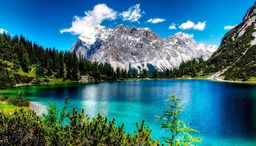
#> input picture images/image.jpg, 256 x 146 px, found by its file name
$ jupyter execute --allow-errors 5_3_frequency_domain_Equipo17.ipynb
#> lines starting #> are read from the running program, lines starting #| are printed output that depends on the picture
<a href="https://colab.research.google.com/github/jorgetapia-ml/Actividades-Visualizacion-eq17/blob/develop/5_3_frequency_domain_Equipo17.ipynb" target="_parent"></a>

# 5. Frequency Domain

## Table of Contents
1. [Libraries](#libraries)
2. [Fast Fourier Transform (FFT)](#fft)
3. [Low Pass Filter](#low)
4. [High Pass Filter](#high)

## Importing Libraries <a class="anchor" id="libraries" ></a>

[cell 1]
import cv2
import numpy as np
import matplotlib.pyplot as plt
from math import sqrt,exp

## Fast Fourier Transform (FFT) <a class="anchor" id="fft" ></a>

[cell 2]
plt.figure(figsize=(6.4*5, 4.8*5), constrained_layout=False)

img = cv2.imread("data/image.jpg", 0)
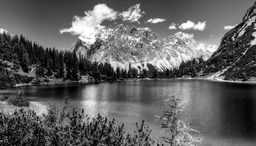
#> img: shape (146, 256); min 0, max 255, mean 96.9
plt.subplot(151), plt.imshow(img, "gray"), plt.title("Original Image")

original = np.fft.fft2(img)
plt.subplot(152), plt.imshow(np.log(1+np.abs(original)), "gray"), plt.title("Spectrum")

center = np.fft.fftshift(original)
plt.subplot(153), plt.imshow(np.log(1+np.abs(center)), "gray"), plt.title("Centered Spectrum")

inv_center = np.fft.ifftshift(center)
plt.subplot(154), plt.imshow(np.log(1+np.abs(inv_center)), "gray"), plt.title("Decentralized")

processed_img = np.fft.ifft2(inv_center)
plt.subplot(155), plt.imshow(np.abs(processed_img), "gray"), plt.title("Processed Image")

plt.show()

[cell 3]
plt.figure(figsize=(6.4*5, 4.8*5), constrained_layout=False)

img = cv2.imread("data/image.jpg", 0)

original = np.fft.fft2(img)
plt.subplot(131), plt.imshow(np.log(np.abs(original)), "gray"), plt.title("Spectrum")

plt.subplot(132), plt.imshow(np.angle(original), "gray"), plt.title("Phase Angle")
plt.show()

[cell 4]
def distance(point1,point2):
    return sqrt((point1[0]-point2[0])**2 + (point1[1]-point2[1])**2)

def idealFilterLP(D0,imgShape):
#> called with D0 = 50, imgShape = (146, 256)
    base = np.zeros(imgShape[:2])
    rows, cols = imgShape[:2]
    center = (rows/2,cols/2)
    for x in range(cols):
        for y in range(rows):
            if distance((y,x),center) < D0:
                base[y,x] = 1
    return base

def idealFilterHP(D0,imgShape):
    base = np.ones(imgShape[:2])
    rows, cols = imgShape[:2]
    center = (rows/2,cols/2)
    for x in range(cols):
        for y in range(rows):
            if distance((y,x),center) < D0:
                base[y,x] = 0
    return base

def butterworthLP(D0,imgShape,n):
    base = np.zeros(imgShape[:2])
    rows, cols = imgShape[:2]
    center = (rows/2,cols/2)
    for x in range(cols):
        for y in range(rows):
            base[y,x] = 1/(1+(distance((y,x),center)/D0)**(2*n))
    return base

def butterworthHP(D0,imgShape,n):
    base = np.zeros(imgShape[:2])
    rows, cols = imgShape[:2]
    center = (rows/2,cols/2)
    for x in range(cols):
        for y in range(rows):
            base[y,x] = 1-1/(1+(distance((y,x),center)/D0)**(2*n))
    return base

def gaussianLP(D0,imgShape):
    base = np.zeros(imgShape[:2])
    rows, cols = imgShape[:2]
    center = (rows/2,cols/2)
    for x in range(cols):
        for y in range(rows):
            base[y,x] = exp(((-distance((y,x),center)**2)/(2*(D0**2))))
    return base

def gaussianHP(D0,imgShape):
    base = np.zeros(imgShape[:2])
    rows, cols = imgShape[:2]
    center = (rows/2,cols/2)
    for x in range(cols):
        for y in range(rows):
            base[y,x] = 1 - exp(((-distance((y,x),center)**2)/(2*(D0**2))))
    return base

[cell 5]
plt.figure(figsize=(6.4*5, 4.8*5), constrained_layout=False)

img = cv2.imread("data/image.jpg", 0)
plt.subplot(161), plt.imshow(img, "gray"), plt.title("Original Image")

original = np.fft.fft2(img)
plt.subplot(162), plt.imshow(np.log(1+np.abs(original)), "gray"), plt.title("Spectrum")

center = np.fft.fftshift(original)
plt.subplot(163), plt.imshow(np.log(1+np.abs(center)), "gray"), plt.title("Centered Spectrum")

LowPassCenter = center * idealFilterLP(50,img.shape)
plt.subplot(164), plt.imshow(np.log(1+np.abs(LowPassCenter)), "gray"), plt.title("Centered Spectrum multiply Low Pass Filter")

LowPass = np.fft.ifftshift(LowPassCenter)
plt.subplot(165), plt.imshow(np.log(1+np.abs(LowPass)), "gray"), plt.title("Decentralize")

inverse_LowPass = np.fft.ifft2(LowPass)
plt.subplot(166), plt.imshow(np.abs(inverse_LowPass), "gray"), plt.title("Processed Image")

plt.show()

## Low Pass Filter <a class="anchor" id="low" ></a>

[cell 6]
img = cv2.imread("data/image.jpg", 0)
original = np.fft.fft2(img)
center = np.fft.fftshift(original)

plt.figure(figsize=(6.4*5, 4.8*5), constrained_layout=False)

plt.subplot(151), plt.imshow(np.log(1+np.abs(center)), "gray"), plt.title("Spectrum")

LowPass = idealFilterLP(50,img.shape)
plt.subplot(152), plt.imshow(np.abs(LowPass), "gray"), plt.title("Low Pass Filter")

LowPassCenter = center * idealFilterLP(50,img.shape)
plt.subplot(153), plt.imshow(np.log(1+np.abs(LowPassCenter)), "gray"), plt.title("Centered Spectrum multiply Low Pass Filter")

LowPass = np.fft.ifftshift(LowPassCenter)
plt.subplot(154), plt.imshow(np.log(1+np.abs(LowPass)), "gray"), plt.title("Decentralize")

inverse_LowPass = np.fft.ifft2(LowPass)
plt.subplot(155), plt.imshow(np.abs(inverse_LowPass), "gray"), plt.title("Processed Image")

plt.show()
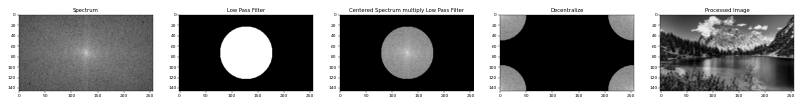
#> figure drawn by matplotlib, 5 panels

## High Pass Filter <a class="anchor" id="high" ></a>

[cell 7]
img = cv2.imread("data/image.jpg", 0)
original = np.fft.fft2(img)
center = np.fft.fftshift(original)

plt.figure(figsize=(6.4*5, 4.8*5), constrained_layout=False)

plt.subplot(151), plt.imshow(np.log(1+np.abs(center)), "gray"), plt.title("Spectrum")

HighPass = idealFilterHP(50,img.shape)
plt.subplot(152), plt.imshow(np.abs(HighPass), "gray"), plt.title("High Pass Filter")

HighPassCenter = center * idealFilterHP(50,img.shape)
plt.subplot(153), plt.imshow(np.log(1+np.abs(HighPassCenter)), "gray"), plt.title("Centered Spectrum multiply High Pass Filter")

HighPass = np.fft.ifftshift(HighPassCenter)
plt.subplot(154), plt.imshow(np.log(1+np.abs(HighPass)), "gray"), plt.title("Decentralize")

inverse_HighPass = np.fft.ifft2(HighPass)
plt.subplot(155), plt.imshow(np.abs(inverse_HighPass), "gray"), plt.title("Processed Image")

plt.show()
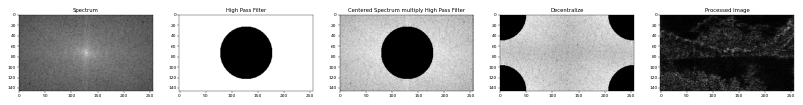
#> figure drawn by matplotlib, 5 panels

[cell 8]
plt.figure(figsize=(6.4*5, 4.8*5), constrained_layout=False)

LowPass = idealFilterLP(50,img.shape)
plt.subplot(131), plt.imshow(LowPass, "gray"), plt.title("Ideal Low Pass Filter")

HighPass = idealFilterHP(50,img.shape)
plt.subplot(132), plt.imshow(HighPass, "gray"), plt.title("Ideal High Pass Filter")

plt.show()

[cell 9]
plt.figure(figsize=(6.4*5, 4.8*5), constrained_layout=False)

LowPass = butterworthLP(50,img.shape,20)
plt.subplot(131), plt.imshow(LowPass, "gray"), plt.title("Butterworth Low Pass Filter (n=20)")

HighPass = butterworthHP(50,img.shape,20)
plt.subplot(132), plt.imshow(HighPass, "gray"), plt.title("Butterworth High Pass Filter (n=20)")

plt.show()
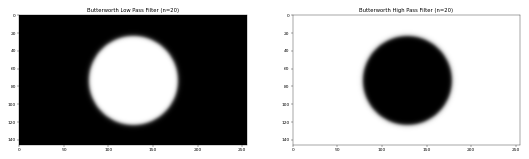
#> figure drawn by matplotlib, 2 panels

[cell 10]
plt.figure(figsize=(6.4*5, 4.8*5), constrained_layout=False)

LowPass = butterworthLP(50,img.shape,3)
plt.subplot(131), plt.imshow(LowPass, "gray"), plt.title("Butterworth Low Pass Filter (n=3)")

HighPass = butterworthHP(50,img.shape,3)
plt.subplot(132), plt.imshow(HighPass, "gray"), plt.title("Butterworth High Pass Filter (n=3)")

plt.show()
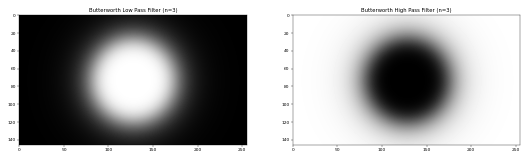
#> figure drawn by matplotlib, 2 panels

[cell 11]
plt.figure(figsize=(6.4*5, 4.8*5), constrained_layout=False)

LowPass = gaussianLP(50,img.shape)
plt.subplot(131), plt.imshow(LowPass, "gray"), plt.title("Gaussian Low Pass Filter")

HighPass = gaussianHP(50,img.shape)
plt.subplot(132), plt.imshow(HighPass, "gray"), plt.title("Gaussian High Pass Filter")

plt.show()
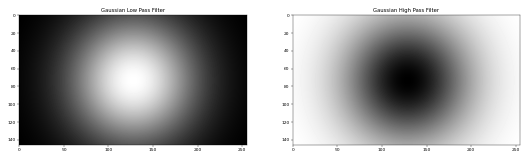
#> figure drawn by matplotlib, 2 panels

[cell 12]
plt.figure(figsize=(6.4*5, 4.8*5), constrained_layout=False)

IdealLP = idealFilterLP(50,img.shape)
plt.subplot(131), plt.imshow(IdealLP, "gray"), plt.title("Ideal Low Pass Filter")

ButterLP = butterworthLP(50,img.shape,10)
plt.subplot(132), plt.imshow(ButterLP, "gray"), plt.title("Butterworth Low Pass Filter (n=10)")

GaussianLP = gaussianLP(50,img.shape)
plt.subplot(133), plt.imshow(GaussianLP, "gray"), plt.title("Gaussian Low Pass Filter")

plt.figure(figsize=(6.4*5, 4.8*5), constrained_layout=False)
IdealHP = idealFilterHP(50,img.shape)
plt.subplot(231), plt.imshow(IdealHP, "gray"), plt.title("Ideal High Pass Filter")

ButterHP = butterworthHP(50,img.shape,10)
plt.subplot(232), plt.imshow(ButterHP, "gray"), plt.title("Butterworth High Pass Filter (n=10)")

GaussianHP = gaussianHP(50,img.shape)
plt.subplot(233), plt.imshow(GaussianHP, "gray"), plt.title("Gaussian High Pass Filter")

plt.show()
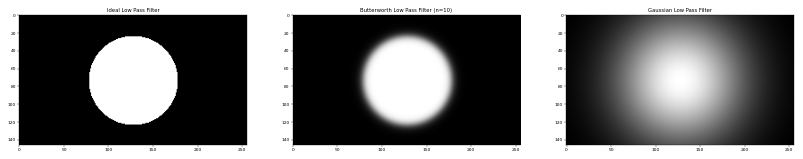
#> figure drawn by matplotlib, 3 panels
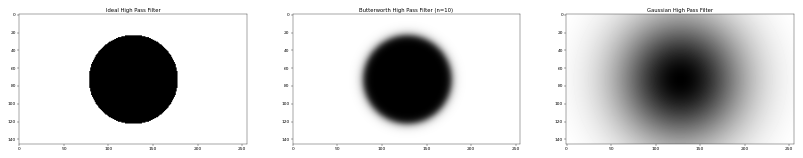
#> figure drawn by matplotlib, 3 panels

[cell 13]
img = cv2.imread("data/image.jpg", 0)
original = np.fft.fft2(img)
center = np.fft.fftshift(original)

plt.figure(figsize=(6.4*5, 4.8*5), constrained_layout=False)

LowPassCenter = center * idealFilterLP(50,img.shape)
LowPass = np.fft.ifftshift(LowPassCenter)
inverse_LowPass = np.fft.ifft2(LowPass)
plt.subplot(131), plt.imshow(np.abs(inverse_LowPass), "gray"), plt.title("Ideal Low Pass")

LowPassCenter = center * butterworthLP(50,img.shape,10)
LowPass = np.fft.ifftshift(LowPassCenter)
inverse_LowPass = np.fft.ifft2(LowPass)
plt.subplot(132), plt.imshow(np.abs(inverse_LowPass), "gray"), plt.title("Butterworth Low Pass (n=10)")

LowPassCenter = center * gaussianLP(50,img.shape)
LowPass = np.fft.ifftshift(LowPassCenter)
inverse_LowPass = np.fft.ifft2(LowPass)
plt.subplot(133), plt.imshow(np.abs(inverse_LowPass), "gray"), plt.title("Gaussian Low Pass")

plt.show()
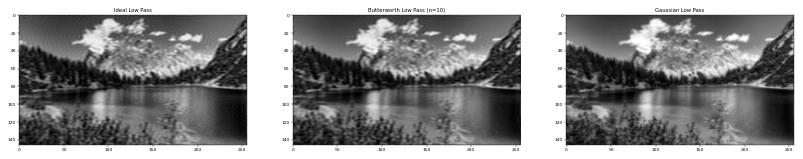
#> figure drawn by matplotlib, 3 panels

[cell 14]
img = cv2.imread("left01.jpg", 0)
#> (the rest of this cell did not finish here and is left out)

[cell 15]
img = cv2.imread("data/image.jpg", 0)
original = np.fft.fft2(img)
center = np.fft.fftshift(original)

plt.figure(figsize=(6.4*5, 4.8*5), constrained_layout=False)

plt.subplot(131), plt.imshow(img, "gray"), plt.title("Original Image")

LowPassCenter = center * gaussianLP(50,img.shape)
LowPass = np.fft.ifftshift(LowPassCenter)
inverse_LowPass = np.fft.ifft2(LowPass)
plt.subplot(132), plt.imshow(np.abs(inverse_LowPass), "gray"), plt.title("Gaussian Low Pass")

HighPassCenter = center * gaussianHP(50,img.shape)
HighPass = np.fft.ifftshift(HighPassCenter)
inverse_HighPass = np.fft.ifft2(HighPass)
plt.subplot(133), plt.imshow(np.abs(inverse_HighPass), "gray"), plt.title("Gaussian High Pass")

plt.show()
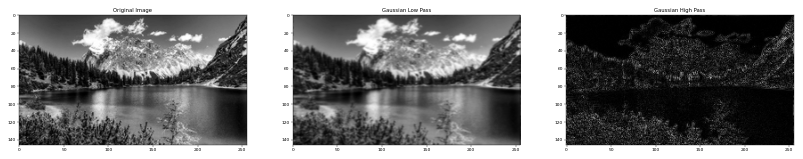
#> figure drawn by matplotlib, 3 panels
